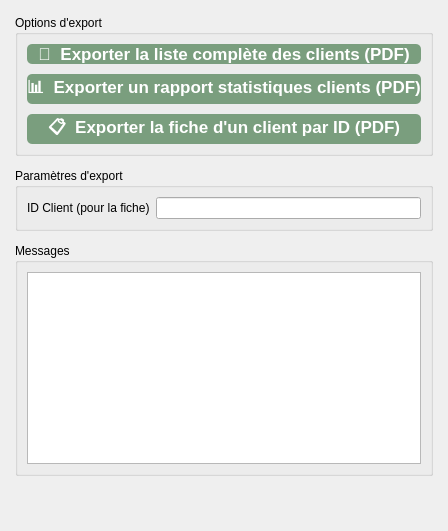
                                <widget class="QWidget" name="tabExportPDF">
                                  <attribute name="title">
                                    <string>Export PDF</string>
                                  </attribute>
                                  <layout class="QVBoxLayout" name="verticalLayout_export">
                                    <property name="spacing">
                                      <number>12</number>
                                    </property>
                                    <property name="leftMargin">
                                      <number>15</number>
                                    </property>
                                    <property name="topMargin">
                                      <number>15</number>
                                    </property>
                                    <property name="rightMargin">
                                      <number>15</number>
                                    </property>
                                    <property name="bottomMargin">
                                      <number>15</number>
                                    </property>
                                    <item>
                                      <widget class="QGroupBox" name="grpExportOptions">
                                        <property name="title">
                                          <string>Options d'export</string>
                                        </property>
                                        <layout class="QVBoxLayout" name="vExportOptions1">
                                          <property name="spacing">
                                            <number>10</number>
                                          </property>
                                          <item>
                                            <widget class="QPushButton" name="btnExportListeClients">
                                              <property name="text">
                                                <string>📄  Exporter la liste complète des clients (PDF)</string>
                                              </property>
                                              <property name="minimumHeight">
                                                <number>58</number>
                                              </property>
                                              <property name="styleSheet">
                                                <string>QPushButton { background-color: #7A9E7E; color: #FFFFFF; border: none; border-radius: 5px; font-size: 13pt; font-weight: bold; text-align: center; }
QPushButton:hover { background-color: #8FB594; }
QPushButton:pressed { background-color: #6B8C6F; }</string>
                                              </property>
                                            </widget>
                                          </item>
                                          <item>
                                            <widget class="QPushButton" name="btnExportStatistiques">
                                              <property name="text">
                                                <string>📊  Exporter un rapport statistiques clients (PDF)</string>
                                              </property>
                                              <property name="minimumHeight">
                                                <number>58</number>
                                              </property>
                                              <property name="styleSheet">
                                                <string>QPushButton { background-color: #7A9E7E; color: #FFFFFF; border: none; border-radius: 5px; font-size: 13pt; font-weight: bold; text-align: center; }
QPushButton:hover { background-color: #8FB594; }
QPushButton:pressed { background-color: #6B8C6F; }</string>
                                              </property>
                                            </widget>
                                          </item>
                                          <item>
                                            <widget class="QPushButton" name="btnExportFicheClient">
                                              <property name="text">
                                                <string>📋  Exporter la fiche d'un client par ID (PDF)</string>
                                              </property>
                                              <property name="minimumHeight">
                                                <number>58</number>
                                              </property>
                                              <property name="styleSheet">
                                                <string>QPushButton { background-color: #7A9E7E; color: #FFFFFF; border: none; border-radius: 5px; font-size: 13pt; font-weight: bold; text-align: center; }
QPushButton:hover { background-color: #8FB594; }
QPushButton:pressed { background-color: #6B8C6F; }</string>
                                              </property>
                                            </widget>
                                          </item>
                                        </layout>
                                      </widget>
                                    </item>
                                    <item>
                                      <widget class="QGroupBox" name="grpParamsExport">
                                        <property name="title">
                                          <string>Paramètres d'export</string>
                                        </property>
                                        <layout class="QFormLayout" name="formParamsExport">
                                          <item row="0" column="0">
                                            <widget class="QLabel" name="lblIdClient">
                                              <property name="text">
                                                <string>ID Client (pour la fiche)</string>
                                              </property>
                                            </widget>
                                          </item>
                                          <item row="0" column="1">
                                            <widget class="QLineEdit" name="lineEdit_id_export1" />
                                          </item>
                                        </layout>
                                      </widget>
                                    </item>
                                    <item>
                                      <widget class="QGroupBox" name="grpMessagesExport">
                                        <property name="title">
                                          <string>Messages</string>
                                        </property>
                                        <layout class="QVBoxLayout" name="vMessagesExport1">
                                          <item>
                                            <widget class="QTextEdit" name="textEdit_export_messages1">
                                              <property name="readOnly">
                                                <bool>true</bool>
                                              </property>
                                              <property name="minimumHeight">
                                                <number>100</number>
                                              </property>
                                            </widget>
                                          </item>
                                        </layout>
                                      </widget>
                                    </item>
                                    <item>
                                      <spacer name="verticalSpacer_export1">
                                        <property name="orientation">
                                          <enum>Qt::Vertical</enum>
                                        </property>
                                        <property name="sizeHint" stdset="0">
                                          <size>
                                            <width>20</width>
                                            <height>40</height>
                                          </size>
                                        </property>
                                      </spacer>
                                    </item>
                                  </layout>
                                </widget>
